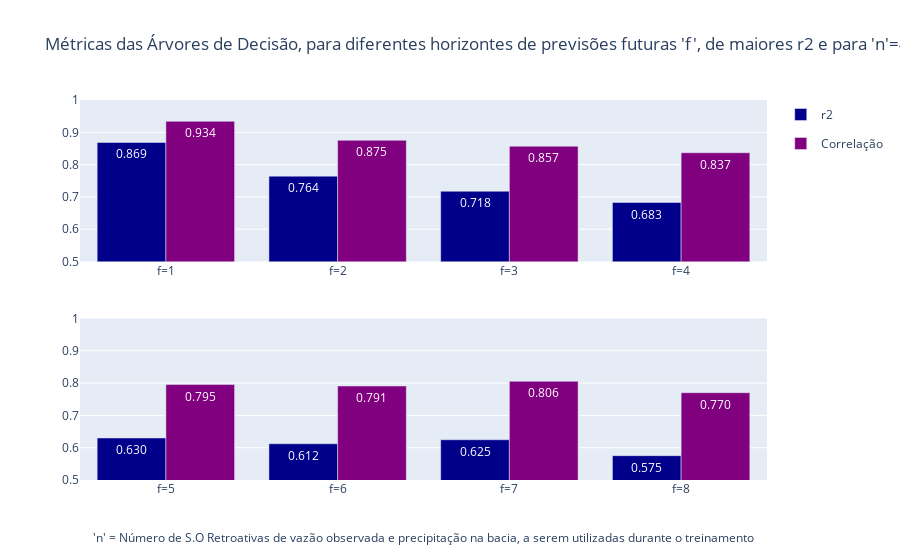

The cell this chart's notebook holds for it:
### Code cell
from plotly.subplots import make_subplots
import plotly.graph_objects as go

# Custom labels for each subplot
custom_labels_r2_2 = ['f=5', 'f=6', 'f=7', 'f=8']
custom_labels_r2_1 = ['f=1', 'f=2', 'f=3', 'f=4']

# custom_labels_r2_2 = ['f=5 & n=3', 'f=6 & n=2', 'f=7 & n=1', 'f=8 & n=7']
# custom_labels_r2_1 = ['f=1 & n=7', 'f=2 & n=1', 'f=3 & n=5', 'f=4 & n=2']


# Define colors for bars
r2_color = 'darkblue'
corr_color = 'purple'

# Create subplots
fig = make_subplots(rows=2, cols=1) # subplot_titles=("Custom Labels for n=5 to n=8", "Custom Labels for n=1 to n=4")

# Add traces to subplot 1
fig.add_trace(go.Bar(
    x=custom_labels_r2_1,
    y=df_plt_2['metrics.r2'][:4],
    text=df_plt_2['metrics.r2'][:4].apply(lambda x: f'{x:.3f}'),  
    hovertemplate='%{y:.3f}',
    name='r2',
    legendgroup='r2_group',
    marker=dict(color=r2_color)
), row=1, col=1)

fig.add_trace(go.Bar(
    x=custom_labels_r2_1,
    y=df_plt_2['metrics.corr'][:4],
    text=df_plt_2['metrics.corr'][:4].apply(lambda x: f'{x:.3f}'),  
    hovertemplate='%{y:.3f}',
    name='Correlação',
    legendgroup='corr_group',
    showlegend=False,
    marker=dict(color=corr_color)
), row=1, col=1)

# Add traces to subplot 2
fig.add_trace(go.Bar(
    x=custom_labels_r2_2,
    y=df_plt_2['metrics.r2'][4:],
    text=df_plt_2['metrics.r2'][4:].apply(lambda x: f'{x:.3f}'),  
    hovertemplate='%{y:.3f}',
    name='r2',
    legendgroup='r2_group',
    showlegend=False,
    marker=dict(color=r2_color)
), row=2, col=1)

fig.add_trace(go.Bar(
    x=custom_labels_r2_2,
    y=df_plt_2['metrics.corr'][4:],
    text=df_plt_2['metrics.corr'][4:].apply(lambda x: f'{x:.3f}'),  
    hovertemplate='%{y:.3f}',
    name='Correlação',
    legendgroup='corr_group',
    marker=dict(color=corr_color)
), row=2, col=1)

# Update layout
fig.update_layout(
    title=f"Métricas {name_plots}, para diferentes horizontes de previsões futuras 'f', de maiores r2 e para 'n'=4 (fixo) ",
    #xaxis=dict(title='Número de S.O Retroativas "n" a serem utilizadas durante o treinamento'),
    barmode='group',
)

# Set the same y-axis range for both subplots
fig.update_yaxes(range=[0.5, 1.0], row=1, col=1)
fig.update_yaxes(range=[0.5, 1.0], row=2, col=1)

# Add annotations
fig.add_annotation(text="'n' = Número de S.O Retroativas de vazão observada e precipitação na bacia, a serem utilizadas durante o treinamento",
                   xref="paper", yref="paper",
                   x=0.5, y=-0.18, showarrow=False)

# Add annotations
fig.add_annotation(text="'f' = Número da S.O Futura onde se prevê a vazão",
                   xref="paper", yref="paper",
                   x=0.5, y=-0.25, showarrow=False)

# Show the plot
fig.show()

### Figure 1 — Plotly figure (JSON) as saved in the notebook; plotly's stock layout.template omitted (floating-point values rounded to 4 significant figures)
{"data": [{"hovertemplate": "%{y:.3f}", "legendgroup": "r2_group", "marker": {"color": "darkblue"}, "name": "r2", "text": ["0.869", "0.764", "0.718", "0.683"], "type": "bar", "x": ["f=1", "f=2", "f=3", "f=4"], "xaxis": "x", "y": [0.8685, 0.7642, 0.7176, 0.6827], "yaxis": "y"}, {"hovertemplate": "%{y:.3f}", "legendgroup": "corr_group", "marker": {"color": "purple"}, "name": "Correlação", "showlegend": false, "text": ["0.934", "0.875", "0.857", "0.837"], "type": "bar", "x": ["f=1", "f=2", "f=3", "f=4"], "xaxis": "x", "y": [0.934, 0.875, 0.8568, 0.8367], "yaxis": "y"}, {"hovertemplate": "%{y:.3f}", "legendgroup": "r2_group", "marker": {"color": "darkblue"}, "name": "r2", "showlegend": false, "text": ["0.630", "0.612", "0.625", "0.575"], "type": "bar", "x": ["f=5", "f=6", "f=7", "f=8"], "xaxis": "x2", "y": [0.6301, 0.6122, 0.6246, 0.5754], "yaxis": "y2"}, {"hovertemplate": "%{y:.3f}", "legendgroup": "corr_group", "marker": {"color": "purple"}, "name": "Correlação", "text": ["0.795", "0.791", "0.806", "0.770"], "type": "bar", "x": ["f=5", "f=6", "f=7", "f=8"], "xaxis": "x2", "y": [0.7955, 0.7911, 0.8055, 0.7704], "yaxis": "y2"}], "layout": {"annotations": [{"showarrow": false, "text": "'n' = Número de S.O Retroativas de vazão observada e precipitação na bacia, a serem utilizadas durante o treinamento", "x": 0.5, "xref": "paper", "y": -0.18, "yref": "paper"}, {"showarrow": false, "text": "'f' = Número da S.O Futura onde se prevê a vazão", "x": 0.5, "xref": "paper", "y": -0.25, "yref": "paper"}], "barmode": "group", "title": {"text": "Métricas das Árvores de Decisão, para diferentes horizontes de previsões futuras 'f', de maiores r2 e para 'n'=4 (fixo) "}, "xaxis": {"anchor": "y", "domain": [0, 1]}, "xaxis2": {"anchor": "y2", "domain": [0, 1]}, "yaxis": {"anchor": "x", "domain": [0.575, 1], "range": [0.5, 1]}, "yaxis2": {"anchor": "x2", "domain": [0, 0.425], "range": [0.5, 1]}}}
